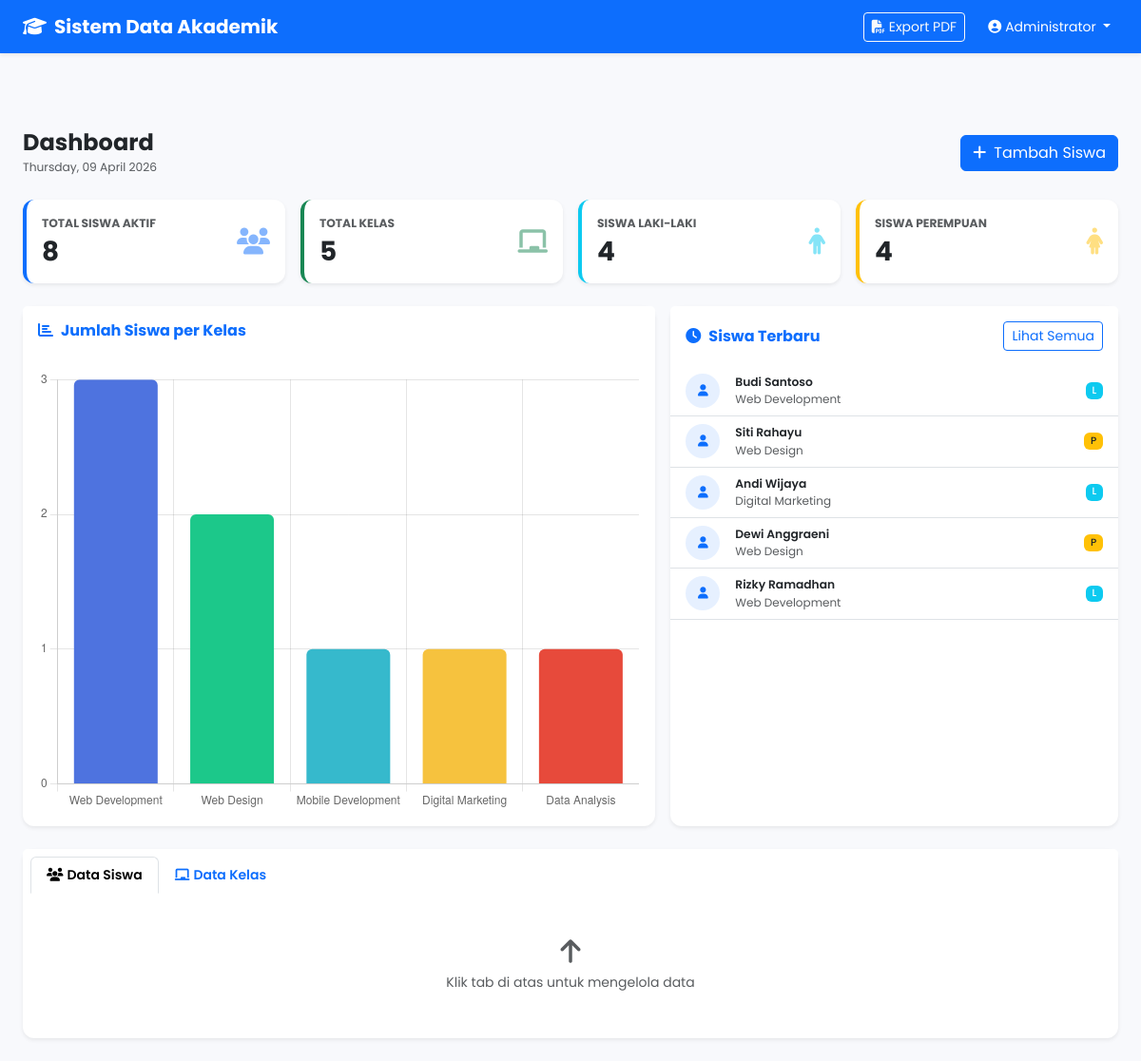
/index.php (signed in), run on the app's committed database.
### tables this page shows
CREATE TABLE IF NOT EXISTS siswa (
    id_siswa      VARCHAR(10) PRIMARY KEY,
    kelas_id      INT NOT NULL,
    tanggal_daftar DATE NOT NULL,
    nama_lengkap  VARCHAR(100) NOT NULL,
    jenis_kelamin ENUM('Laki-laki','Perempuan') NOT NULL,
    alamat        VARCHAR(255) NOT NULL,
    email         VARCHAR(100) NOT NULL,
    whatsapp      VARCHAR(20) NOT NULL,
    foto_profil   VARCHAR(100) DEFAULT 'default.png',
    status        ENUM('aktif','nonaktif','lulus') DEFAULT 'aktif',
    created_at    TIMESTAMP DEFAULT CURRENT_TIMESTAMP,
    updated_at    TIMESTAMP DEFAULT CURRENT_TIMESTAMP ON UPDATE CURRENT_TIMESTAMP,
    FOREIGN KEY (kelas_id) REFERENCES kelas(id) ON DELETE RESTRICT,
    INDEX idx_nama (nama_lengkap),
    INDEX idx_kelas (kelas_id)
);

CREATE TABLE IF NOT EXISTS kelas (
    id         INT AUTO_INCREMENT PRIMARY KEY,
    nama_kelas VARCHAR(50) NOT NULL,
    jurusan    VARCHAR(100) NOT NULL,
    created_at TIMESTAMP DEFAULT CURRENT_TIMESTAMP
);

### config/database.php (called while the page is built, shortened)
<?php
function currentUser(): array {
    return ['id' => $_SESSION['user_id'] ?? 0, 'nama' => $_SESSION['user_nama'] ?? '', 'role' => $_SESSION['user_role'] ?? ''];
}

### index.php (the view, shortened to what this page needs)
<?php
require_once __DIR__ . '/config/database.php';
$pdo  = getDB();
$user = currentUser();
$totalSiswa   = $pdo->query("SELECT COUNT(*) FROM siswa WHERE status='aktif'")->fetchColumn();
$totalKelas   = $pdo->query("SELECT COUNT(*) FROM kelas")->fetchColumn();
$totalLakiLaki = $pdo->query("SELECT COUNT(*) FROM siswa WHERE jenis_kelamin='Laki-laki' AND status='aktif'")->fetchColumn();
$totalPerempuan = $pdo->query("SELECT COUNT(*) FROM siswa WHERE jenis_kelamin='Perempuan' AND status='aktif'")->fetchColumn();
$perKelas = $pdo->query("
    SELECT k.nama_kelas, k.jurusan, COUNT(s.id_siswa) as jumlah
    FROM kelas k
    LEFT JOIN siswa s ON k.id = s.kelas_id AND s.status='aktif'
    GROUP BY k.id ORDER BY jumlah DESC
")->fetchAll();
$siswaRecent = $pdo->query("
    SELECT s.*, k.nama_kelas FROM siswa s JOIN kelas k ON s.kelas_id=k.id
    ORDER BY s.created_at DESC LIMIT 5
")->fetchAll();
$chartLabels = array_column($perKelas, 'nama_kelas');
$chartData   = array_column($perKelas, 'jumlah');
?>
<!DOCTYPE html>
<html lang="id">
<head>
    <link href="https://cdn.jsdelivr.net/npm/bootstrap@5.3.2/dist/css/bootstrap.min.css" rel="stylesheet">
    <link href="https://cdnjs.cloudflare.com/ajax/libs/font-awesome/6.5.0/css/all.min.css" rel="stylesheet">
    <link href="/assets/css/style.css" rel="stylesheet">
</head>
<body>
<nav class="navbar navbar-expand-lg navbar-dark bg-primary shadow-sm fixed-top">
    <div class="container-fluid px-4">
        <a class="navbar-brand fw-bold" href="/index.php">
            <i class="fas fa-graduation-cap me-2"></i><?= APP_NAME ?>
        </a>
        <div class="navbar-nav ms-auto flex-row align-items-center gap-3">
            <a href="/siswa/export.php" class="btn btn-sm btn-outline-light">
                <i class="fas fa-file-pdf me-1"></i>Export PDF
            </a>
            <div class="dropdown">
                <a href="#" class="nav-link dropdown-toggle text-white" data-bs-toggle="dropdown">
                    <i class="fas fa-user-circle me-1"></i><?= htmlspecialchars($user['nama']) ?>
                </a>
            </div>
        </div>
    </div>
</nav>
<div class="container-fluid px-4 mt-5 pt-4">
    <div class="d-flex align-items-center justify-content-between mb-4 mt-2">
        <div>
            <h4 class="fw-bold mb-0">Dashboard</h4>
            <small class="text-muted"><?= date('l, d F Y') ?></small>
        </div>
        <a href="/siswa/tambah.php" class="btn btn-primary">
            <i class="fas fa-plus me-2"></i>Tambah Siswa
        </a>
    </div>
    <div class="row g-3 mb-4">
        <div class="col-xl-3 col-md-6">
            <div class="card border-0 shadow-sm border-start border-primary border-4">
                <div class="card-body d-flex align-items-center">
                    <div class="flex-grow-1">
                        <div class="text-uppercase text-muted small fw-bold mb-1">Total Siswa Aktif</div>
                        <div class="h3 fw-bold mb-0"><?= $totalSiswa ?></div>
                    </div>
                    <i class="fas fa-users fa-2x text-primary opacity-50"></i>
                </div>
            </div>
        </div>
        <div class="col-xl-3 col-md-6">
            <div class="card border-0 shadow-sm border-start border-success border-4">
                <div class="card-body d-flex align-items-center">
                    <div class="flex-grow-1">
                        <div class="text-uppercase text-muted small fw-bold mb-1">Total Kelas</div>
                        <div class="h3 fw-bold mb-0"><?= $totalKelas ?></div>
                    </div>
                    <i class="fas fa-chalkboard fa-2x text-success opacity-50"></i>
                </div>
            </div>
        </div>
        <div class="col-xl-3 col-md-6">
            <div class="card border-0 shadow-sm border-start border-info border-4">
                <div class="card-body d-flex align-items-center">
                    <div class="flex-grow-1">
                        <div class="text-uppercase text-muted small fw-bold mb-1">Siswa Laki-laki</div>
                        <div class="h3 fw-bold mb-0"><?= $totalLakiLaki ?></div>
                    </div>
                    <i class="fas fa-male fa-2x text-info opacity-50"></i>
                </div>
            </div>
        </div>
        <div class="col-xl-3 col-md-6">
            <div class="card border-0 shadow-sm border-start border-warning border-4">
                <div class="card-body d-flex align-items-center">
                    <div class="flex-grow-1">
                        <div class="text-uppercase text-muted small fw-bold mb-1">Siswa Perempuan</div>
                        <div class="h3 fw-bold mb-0"><?= $totalPerempuan ?></div>
                    </div>
                    <i class="fas fa-female fa-2x text-warning opacity-50"></i>
                </div>
            </div>
        </div>
    </div>
    <div class="row g-3 mb-4">
        <div class="col-xl-7">
            <div class="card border-0 shadow-sm h-100">
                <div class="card-header bg-white py-3 border-0">
                    <h6 class="fw-bold text-primary mb-0"><i class="fas fa-chart-bar me-2"></i>Jumlah Siswa per Kelas</h6>
                </div>
                <div class="card-body">
                    <canvas id="chartKelas" height="220"></canvas>
                </div>
            </div>
        </div>
        <div class="col-xl-5">
            <div class="card border-0 shadow-sm h-100">
                <div class="card-header bg-white py-3 border-0 d-flex justify-content-between align-items-center">
                    <h6 class="fw-bold text-primary mb-0"><i class="fas fa-clock me-2"></i>Siswa Terbaru</h6>
                    <a href="/siswa/index.php" class="btn btn-sm btn-outline-primary">Lihat Semua</a>
                </div>
                <div class="card-body p-0">
                    <?php foreach ($siswaRecent as $s): ?>
                    <div class="d-flex align-items-center px-3 py-2 border-bottom">
                        <div class="rounded-circle bg-primary bg-opacity-10 d-flex align-items-center justify-content-center me-3" style="width:36px;height:36px">
                            <i class="fas fa-user text-primary small"></i>
                        </div>
                        <div class="flex-grow-1">
                            <div class="fw-semibold small"><?= htmlspecialchars($s['nama_lengkap']) ?></div>
                            <div class="text-muted" style="font-size:.75rem"><?= htmlspecialchars($s['nama_kelas']) ?></div>
                        </div>
                        <span class="badge <?= $s['jenis_kelamin']==='Laki-laki' ? 'bg-info' : 'bg-warning text-dark' ?> small">
                            <?= $s['jenis_kelamin'] === 'Laki-laki' ? 'L' : 'P' ?>
                        </span>
                    </div>
                    <?php endforeach; ?>
                </div>
            </div>
        </div>
    </div>
    <div class="card border-0 shadow-sm mb-4">
        <div class="card-header bg-white border-0">
            <ul class="nav nav-tabs card-header-tabs">
                <li class="nav-item"><a class="nav-link active fw-semibold" href="/siswa/index.php"><i class="fas fa-users me-1"></i>Data Siswa</a></li>
                <li class="nav-item"><a class="nav-link fw-semibold" href="/kelas/index.php"><i class="fas fa-chalkboard me-1"></i>Data Kelas</a></li>
            </ul>
        </div>
        <div class="card-body text-center py-5 text-muted">
            <i class="fas fa-arrow-up fa-2x mb-2 d-block"></i>
            Klik tab di atas untuk mengelola data
        </div>
    </div>
</div>
<script>
new Chart(document.getElementById('chartKelas'), {
    type: 'bar',
    data: {
        labels: <?= json_encode($chartLabels) ?>,
        datasets: [{
            label: 'Jumlah Siswa',
            data: <?= json_encode($chartData) ?>,
            backgroundColor: ['#4e73df','#1cc88a','#36b9cc','#f6c23e','#e74a3b'],
            borderRadius: 6,
        }]
    },
    options: {
        responsive: true,
        plugins: { legend: { display: false } },
        scales: { y: { beginAtZero: true, ticks: { stepSize: 1 } } }
    }
});
</script>
</body>
</html>

### assets/css/style.css (style rules this page uses)
body { font-family: 'Poppins', sans-serif; font-size: 14px; background-color: #f8f9fc; }
body { padding-top: 56px; }
.card { border-radius: .75rem; }
.border-start.border-4 { border-left-width: 4px !important; }
.badge { font-weight: 500; }

### data on the page
siswa: nama_lengkap "Budi Santoso", kelas.nama_kelas "Web Development", jenis_kelamin "L"
siswa: nama_lengkap "Siti Rahayu", kelas.nama_kelas "Web Design", jenis_kelamin "P"
siswa: nama_lengkap "Andi Wijaya", kelas.nama_kelas "Digital Marketing", jenis_kelamin "L"
siswa: nama_lengkap "Dewi Anggraeni", kelas.nama_kelas "Web Design", jenis_kelamin "P"
siswa: nama_lengkap "Rizky Ramadhan", kelas.nama_kelas "Web Development", jenis_kelamin "L"

### other printed values
APP_NAME "Sistem Data Akademik"
$user['nama'] "Administrator"
$totalSiswa "8"
$totalKelas "5"
$totalLakiLaki "4"
$totalPerempuan "4"
chart data {{ json_encode($chartLabels) }} ["Web Development","Web Design","Mobile Development","Digital Marketing","Data Analysis"]
chart data {{ json_encode($chartData) }} [3,2,1,1,1]
